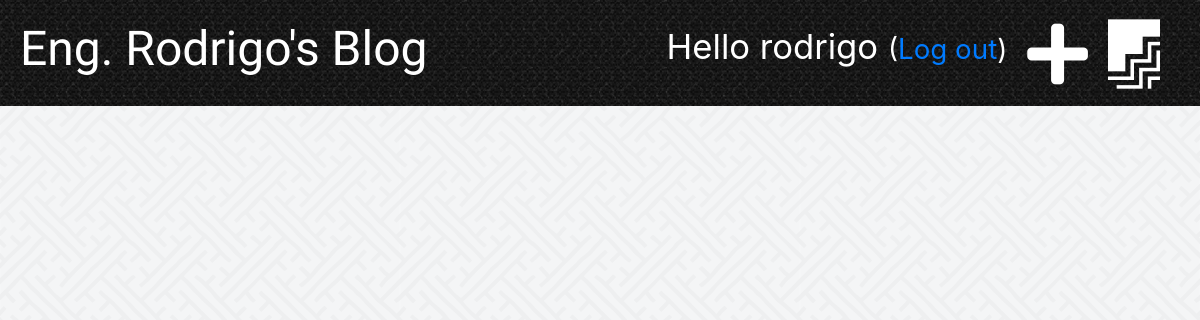
Before: / (signed in) with the older database file.
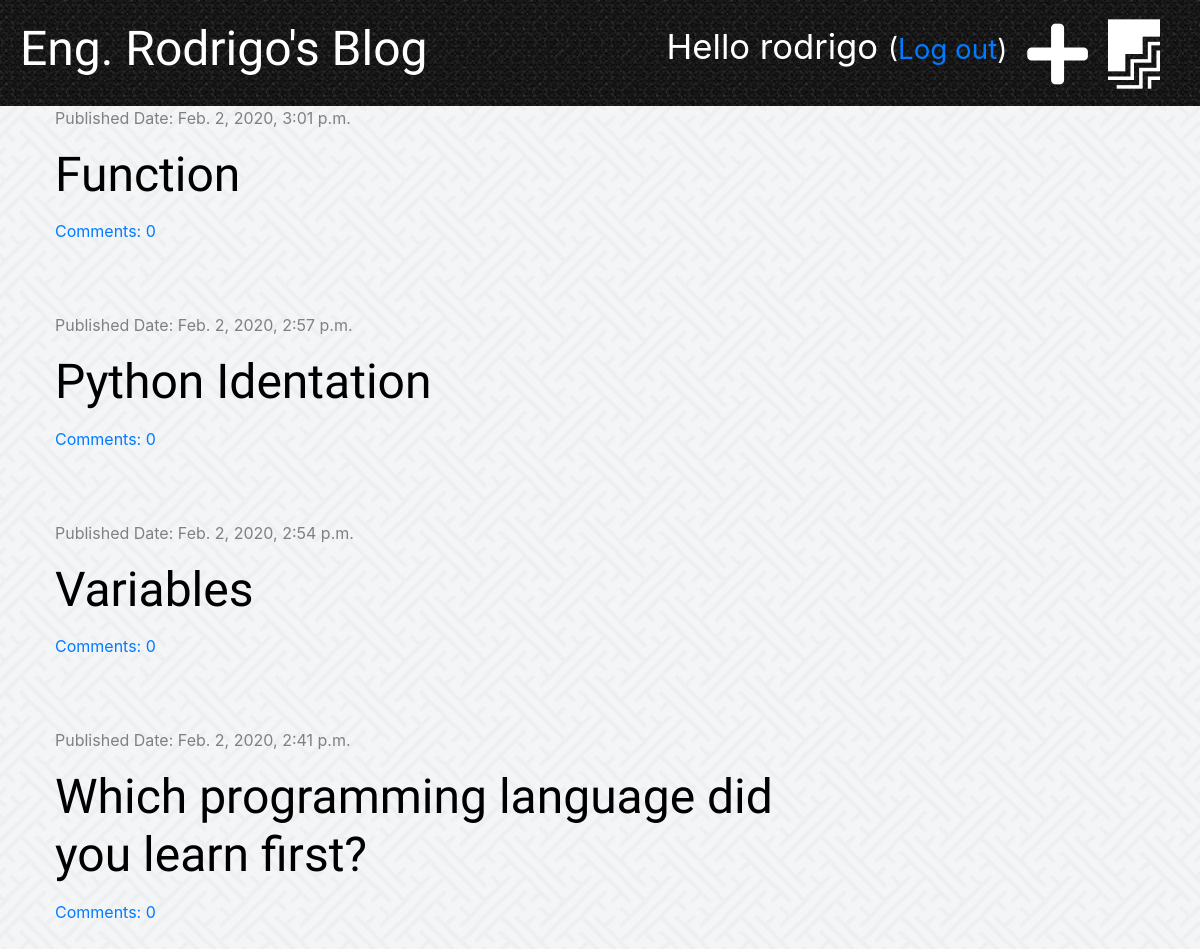
After: the same page with the newer database file.
### project/models.py (models this page shows, shortened)
class Post(models.Model):
    author = models.ForeignKey('auth.User', on_delete=models.CASCADE)
    title = models.CharField(max_length=200)
    text = models.TextField()
    created_date = models.DateTimeField(default=timezone.now)
    published_date = models.DateTimeField(blank=True, null=True)
    def approved_comments(self):
        return self.comments.filter(approved=True)

### project/views.py (the view)
# urls.py: path('', views.post_list, name='post_list'),
def post_list(request):
    posts = Post.objects.filter(published_date__lte=timezone.now()).order_by('-published_date')
    stuff_for_frontend = {'posts': posts}
    return render(request, 'project/post_list.html', stuff_for_frontend)

### project/templatetags/markdownify.py (called while the page is built)
@register.filter
def markdown(value):
    renderer = HighlightRenderer()
    markdown = mistune.Markdown(renderer=renderer)
    return markdown(value)

### project/templates/project/post_list.html (shortened to what this page needs)
{% extends 'project/base.html' %}
{% load markdownify %}
{% block content %}
    {% for post in posts %}
        <div class='post'>
            <div class='date'>
                <p>Published Date: {{ post.published_date }}</p>
            </div>
                <h1><a href="{% url 'post_detail' pk=post.pk %}">{{ post.title }}</a></h1>
                <a href="{% url 'post_detail' pk=post.pk %}">Comments: {{ post.approved_comments.count }}</a>
        </div>
    {% endfor %}
{% endblock %}

Changed rows visible on the page:
added Post: published_date "Feb. 2, 2020, 3:01 p.m.", title "Function", approved_comments.count "0"
added Post: published_date "Feb. 2, 2020, 2:57 p.m.", title "Python Identation", approved_comments.count "0"
added Post: published_date "Feb. 2, 2020, 2:54 p.m.", title "Variables", approved_comments.count "0"
added Post: published_date "Feb. 2, 2020, 2:41 p.m.", title "Which programming language did you learn first?", approved_comments.count "0"
